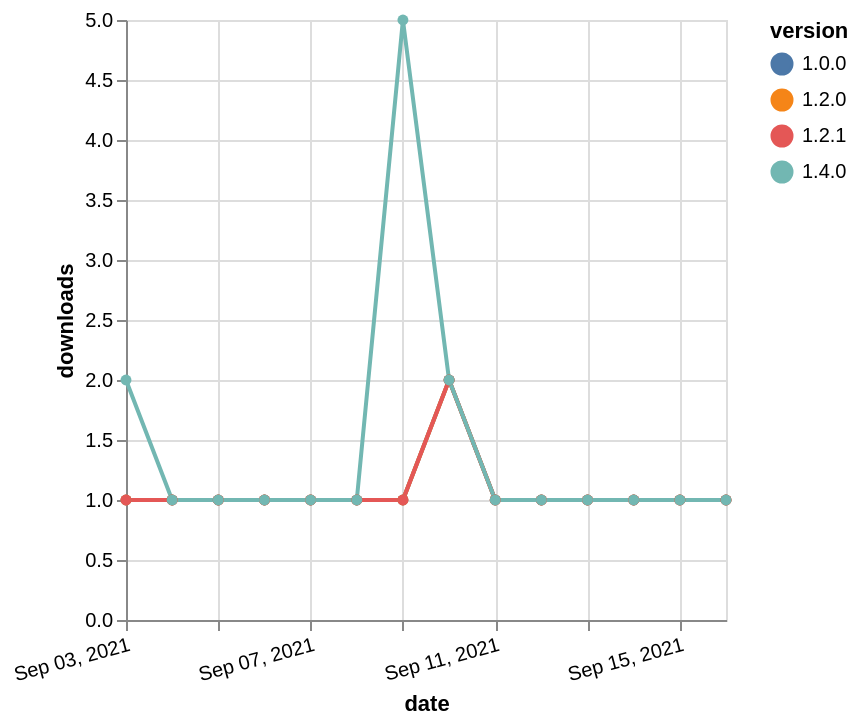

Source (Vega-Lite JSON):
### Vega-Lite specification from a JSON file in a GitHub repository (floating-point values rounded to 4 significant figures)
{"$schema": "https://vega.github.io/schema/vega-lite/v5.json", "description": "A simple bar chart with embedded data.", "data": {"values": [{"date": "2021-09-03", "total": 162, "delta": 1, "version": "1.0.0"}, {"date": "2021-09-04", "total": 163, "delta": 1, "version": "1.0.0"}, {"date": "2021-09-05", "total": 164, "delta": 1, "version": "1.0.0"}, {"date": "2021-09-06", "total": 165, "delta": 1, "version": "1.0.0"}, {"date": "2021-09-07", "total": 166, "delta": 1, "version": "1.0.0"}, {"date": "2021-09-08", "total": 167, "delta": 1, "version": "1.0.0"}, {"date": "2021-09-09", "total": 168, "delta": 1, "version": "1.0.0"}, {"date": "2021-09-10", "total": 170, "delta": 2, "version": "1.0.0"}, {"date": "2021-09-11", "total": 171, "delta": 1, "version": "1.0.0"}, {"date": "2021-09-12", "total": 172, "delta": 1, "version": "1.0.0"}, {"date": "2021-09-13", "total": 173, "delta": 1, "version": "1.0.0"}, {"date": "2021-09-14", "total": 174, "delta": 1, "version": "1.0.0"}, {"date": "2021-09-15", "total": 175, "delta": 1, "version": "1.0.0"}, {"date": "2021-09-16", "total": 176, "delta": 1, "version": "1.0.0"}, {"date": "2021-09-03", "total": 149, "delta": 1, "version": "1.2.0"}, {"date": "2021-09-04", "total": 150, "delta": 1, "version": "1.2.0"}, {"date": "2021-09-05", "total": 151, "delta": 1, "version": "1.2.0"}, {"date": "2021-09-06", "total": 152, "delta": 1, "version": "1.2.0"}, {"date": "2021-09-07", "total": 153, "delta": 1, "version": "1.2.0"}, {"date": "2021-09-08", "total": 154, "delta": 1, "version": "1.2.0"}, {"date": "2021-09-09", "total": 155, "delta": 1, "version": "1.2.0"}, {"date": "2021-09-10", "total": 157, "delta": 2, "version": "1.2.0"}, {"date": "2021-09-11", "total": 158, "delta": 1, "version": "1.2.0"}, {"date": "2021-09-12", "total": 159, "delta": 1, "version": "1.2.0"}, {"date": "2021-09-13", "total": 160, "delta": 1, "version": "1.2.0"}, {"date": "2021-09-14", "total": 161, "delta": 1, "version": "1.2.0"}, {"date": "2021-09-15", "total": 162, "delta": 1, "version": "1.2.0"}, {"date": "2021-09-16", "total": 163, "delta": 1, "version": "1.2.0"}, {"date": "2021-09-03", "total": 133, "delta": 1, "version": "1.2.1"}, {"date": "2021-09-04", "total": 134, "delta": 1, "version": "1.2.1"}, {"date": "2021-09-05", "total": 135, "delta": 1, "version": "1.2.1"}, {"date": "2021-09-06", "total": 136, "delta": 1, "version": "1.2.1"}, {"date": "2021-09-07", "total": 137, "delta": 1, "version": "1.2.1"}, {"date": "2021-09-08", "total": 138, "delta": 1, "version": "1.2.1"}, {"date": "2021-09-09", "total": 139, "delta": 1, "version": "1.2.1"}, {"date": "2021-09-10", "total": 141, "delta": 2, "version": "1.2.1"}, {"date": "2021-09-11", "total": 142, "delta": 1, "version": "1.2.1"}, {"date": "2021-09-12", "total": 143, "delta": 1, "version": "1.2.1"}, {"date": "2021-09-13", "total": 144, "delta": 1, "version": "1.2.1"}, {"date": "2021-09-14", "total": 145, "delta": 1, "version": "1.2.1"}, {"date": "2021-09-15", "total": 146, "delta": 1, "version": "1.2.1"}, {"date": "2021-09-16", "total": 147, "delta": 1, "version": "1.2.1"}, {"date": "2021-09-03", "total": 120, "delta": 2, "version": "1.4.0"}, {"date": "2021-09-04", "total": 121, "delta": 1, "version": "1.4.0"}, {"date": "2021-09-05", "total": 122, "delta": 1, "version": "1.4.0"}, {"date": "2021-09-06", "total": 123, "delta": 1, "version": "1.4.0"}, {"date": "2021-09-07", "total": 124, "delta": 1, "version": "1.4.0"}, {"date": "2021-09-08", "total": 125, "delta": 1, "version": "1.4.0"}, {"date": "2021-09-09", "total": 130, "delta": 5, "version": "1.4.0"}, {"date": "2021-09-10", "total": 132, "delta": 2, "version": "1.4.0"}, {"date": "2021-09-11", "total": 133, "delta": 1, "version": "1.4.0"}, {"date": "2021-09-12", "total": 134, "delta": 1, "version": "1.4.0"}, {"date": "2021-09-13", "total": 135, "delta": 1, "version": "1.4.0"}, {"date": "2021-09-14", "total": 136, "delta": 1, "version": "1.4.0"}, {"date": "2021-09-15", "total": 137, "delta": 1, "version": "1.4.0"}, {"date": "2021-09-16", "total": 138, "delta": 1, "version": "1.4.0"}]}, "width": "container", "mark": {"type": "line", "point": {"filled": true}}, "encoding": {"x": {"field": "date", "type": "temporal", "timeUnit": "yearmonthdate", "title": "date", "axis": {"labelAngle": -15}}, "y": {"field": "delta", "type": "quantitative", "title": "downloads"}, "color": {"field": "version", "type": "nominal"}, "tooltip": {"field": "delta"}}}
